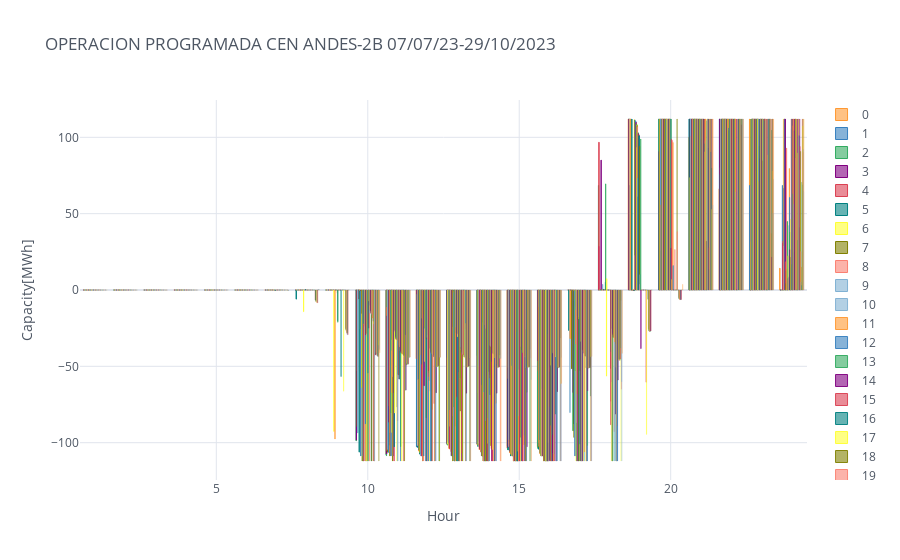

The cell this chart's notebook holds for it:
### Code cell
#Plot de los datos:
dataframe1.iplot(kind='bar',x = "Hour", xTitle='Hour', yTitle="Capacity[MWh]",
                    title='OPERACION PROGRAMADA CEN ANDES-2B 07/07/23-29/10/2023')
